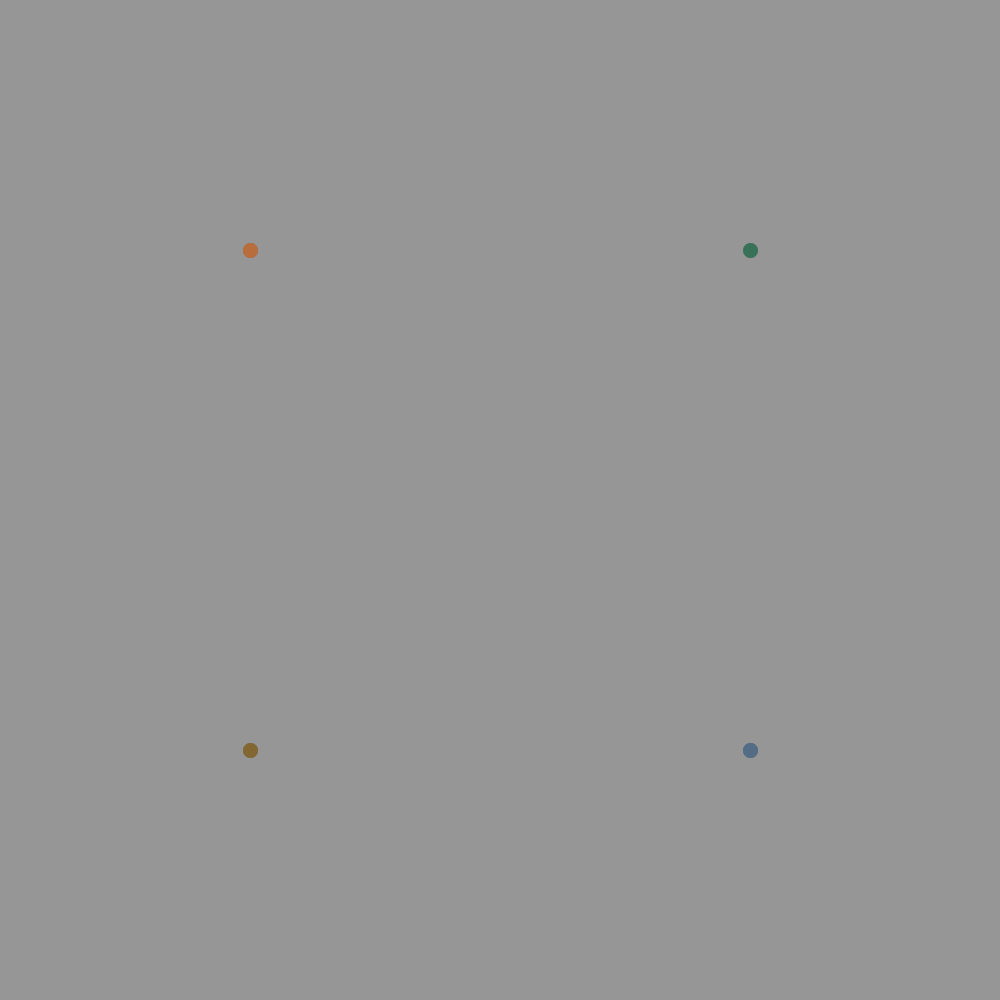
Frame 1 (no input)
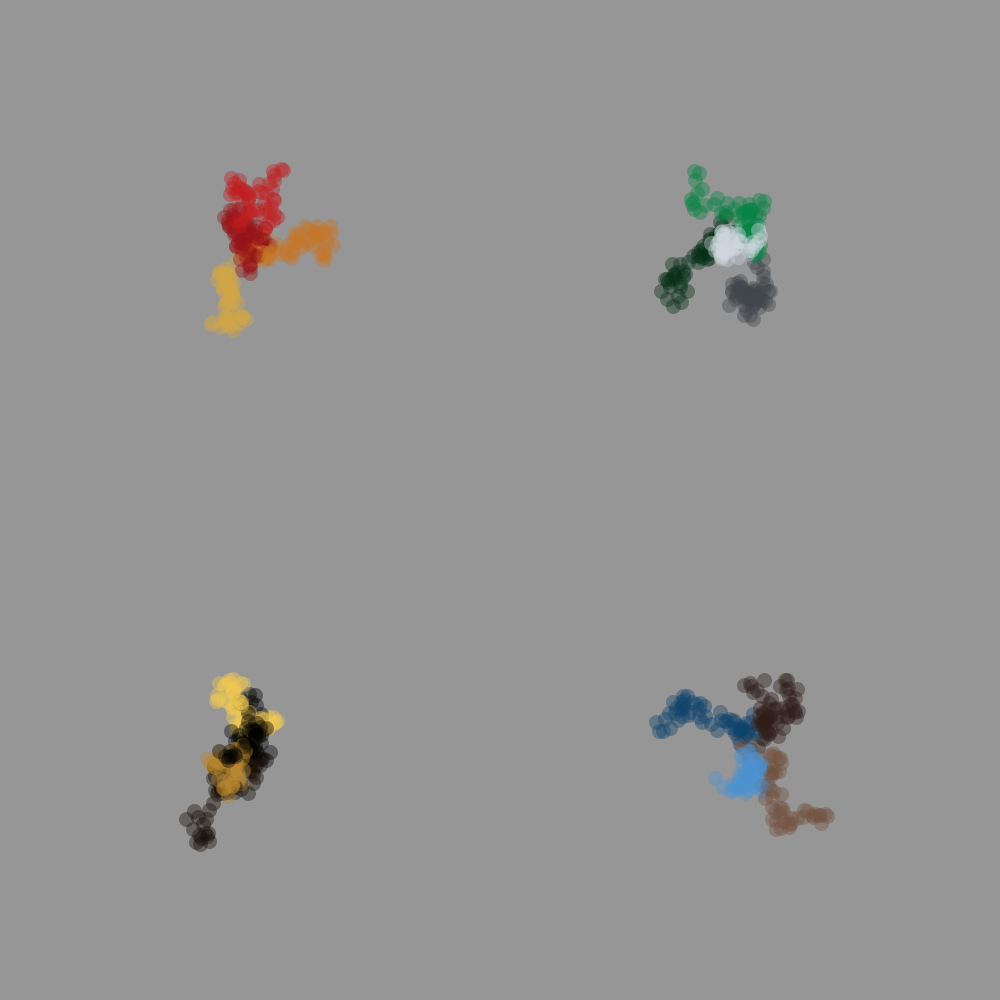
Frame 60 (the mouse pressed at the canvas centre just before this capture)
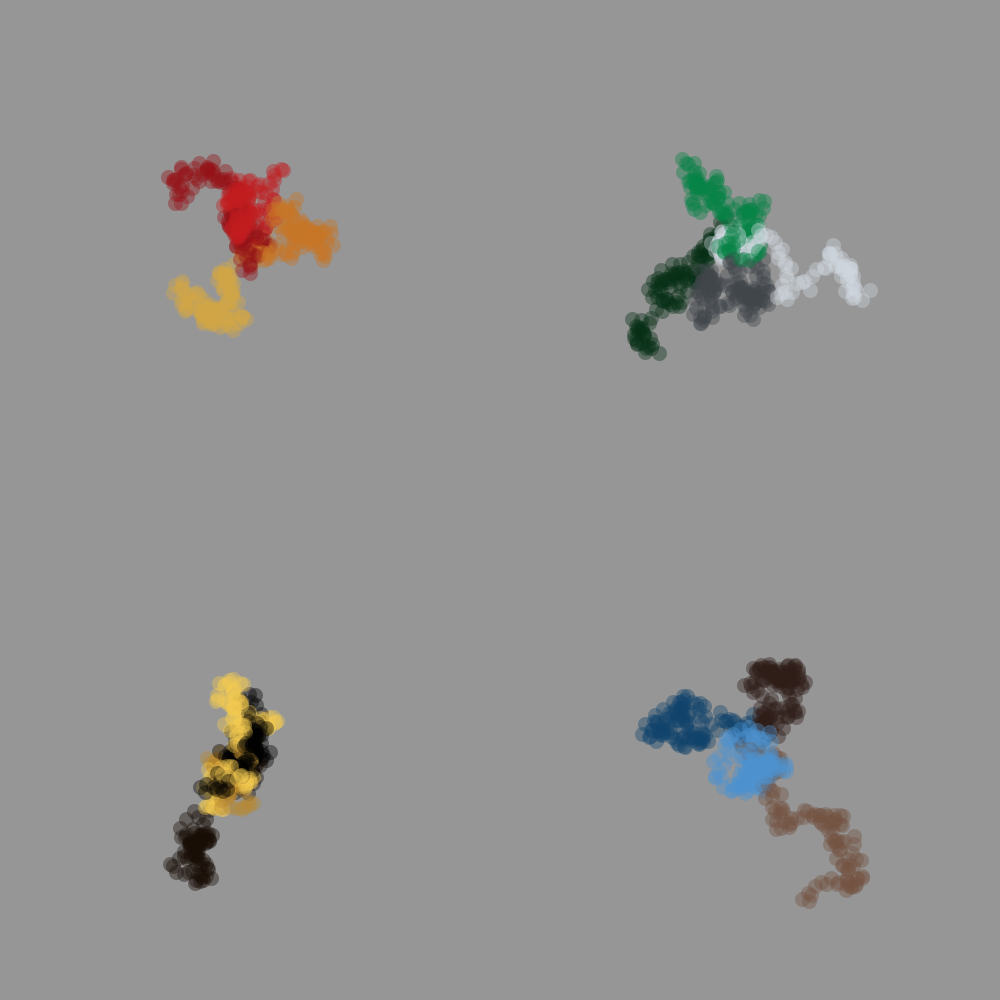
Frame 120 (the mouse held since frame 60 and released just before this capture)

The Processing sketch that drew these frames (run headless with seeded random() and noise(); from frame 60 on, the mouse is pressed at the canvas centre):

// Processing sketch: Putrino_Gio_Assignment_3
// ── Putrino_Gio_Assignment_3.pde
// gio putrino
// assignment 2
// 20 april 2020

float x1, y1, x2, y2, x3, y3, x4, y4; // position of quadrant 1 (Q1) points
float x5, y5, x6, y6, x7, y7, x8, y8; // position of quadrant 2 (Q2) points
float x9, y9, x10, y10, x11, y11, x12, y12; // position of quadrant 3 (Q3) points
float x13, y13, x14, y14, x15, y15, x16, y16; // position of quadrant 4 (Q4) points
float stepSizeX, stepSizeY; // establishes stepSize variables

void setup() {
  size(1000, 1000); // creates 1000x1000 window
  init(); // ca;; the "init" function
}

void draw() {

  Q1(); // call "Q1" function

  Q2(); // call "Q2" function

  Q3(); // call "Q3" function

  Q4(); // call "Q4" function

  interaction(); // call the "interaction" function

  //println(stepSizeY); //test to see if interaction is working, prints stepSizeY
  //println(stepSizeX); //test to see if interaction is working, prints stepSizeX
}

// ── Q1.pde
void Q1(){
  // draw point 1
  strokeWeight(15); // size of point
  stroke(195, 29, 31, 100); // color of point
  point(x1, y1); // draw point!

  x1 = x1 + random(-stepSizeX, stepSizeX); // add a random step to the x direction
  y1 = y1 + random(-stepSizeY, stepSizeY); // add a random step to the y direction

  if (x1 > width/2 || x1 < 0) { // reset location if we go off the screen
    x1 = random(0, width/2);
  }
  if (y1 > height/2 || y1 < 0) { // reset location if we go off the screen
    y1 = random(0, height/2);
  }

  //draw point 2
  strokeWeight(15); // size of point
  stroke(199, 118, 38, 100); // color of point
  point(x2, y2); // draw point!

  x2 = x2 + random(-stepSizeX, stepSizeX); // add a random step to the x direction
  y2 = y2 + random(-stepSizeY, stepSizeY); // add a random step to the y direction

  if (x2 > width/2 || x2 < 0) { // reset location if we go off the screen
    x2 = random(0, width/2);
  }
  if (y2 > height/2 || y2 < 0) { // reset location if we go off the screen
    y2 = random(0, height/2);
  }

  // draw point 3
  strokeWeight(15); // size of point
  stroke(149, 19, 23, 100); // color of point
  point(x3, y3); // draw point!

  x3 = x3 + random(-stepSizeX, stepSizeX); // add a random step to the x direction
  y3 = y3 + random(-stepSizeY, stepSizeY); // add a random step to the y direction

  if (x3 > width/2 || x3 < 0) { // reset location if we go off the screen
    x3 = random(0, width/2);
  }
  if (y3 > height/2 || y3 < 0) { // reset location if we go off the screen
    y3 = random(0, height/2);
  }

  //draw point 4
  strokeWeight(15); // size of point
  stroke(210, 166, 69, 100); // color of point
  point(x4, y4); // draw point!

  x4 = x4 + random(-stepSizeX, stepSizeX); // add a random step to the x direction
  y4 = y4 + random(-stepSizeY, stepSizeY); // add a random step to the y direction

  if (x4 > width/2 || x4 < 0) { // reset location if we go off the screen
    x4 = random(0, width/2);
  }
  if (y4 > height/2 || y4 < 0) { // reset location if we go off the screen
    y4 = random(0, height/2);
  }
}

// ── Q2.pde
void Q2(){
  // draw point 5
  strokeWeight(15); // size of point
  stroke(206, 213, 221, 100); // color of point
  point(x5, y5); // draw point!

  x5 = x5 + random(-stepSizeX, stepSizeX); // add a random step to the x direction
  y5 = y5 + random(-stepSizeY, stepSizeY); // add a random step to the y direction

  if (x5 > width || x5 < width/2) { // reset location if we go off the screen
    x5 = random(width/2, width);
  }
  if (y5 > height/2 || y5 < 0) { // reset location if we go off the screen
    y5 = random(0, height/2);
  }

  //draw point 6
  strokeWeight(15); // size of point
  stroke(5, 47, 20, 100); // color of point
  point(x6, y6); // draw point!

  x6 = x6 + random(-stepSizeX, stepSizeX); // add a random step to the x direction
  y6 = y6 + random(-stepSizeY, stepSizeY); // add a random step to the y direction

  if (x6 > width || x6 < width/2) { // reset location if we go off the screen
    x6 = random(width/2, width);
  }
  if (y6 > height/2 || y6 < 0) { // reset location if we go off the screen
    y6 = random(0, height/2);
  }

  // draw point 7
  strokeWeight(15); // size of point
  stroke(65, 70, 73, 100); // color of point
  point(x7, y7); // draw point!

  x7 = x7 + random(-stepSizeX, stepSizeX); // add a random step to the x direction
  y7 = y7 + random(-stepSizeY, stepSizeY); // add a random step to the y direction

  if (x7 > width || x7 < width/2) { // reset location if we go off the screen
    x7 = random(width/2, width);
  }
  if (y7 > height/2 || y7 < 0) { // reset location if we go off the screen
    y7 = random(0, height/2);
  }

  //draw point 4
  strokeWeight(15); // size of point
  stroke(5, 129, 69, 100); // color of point
  point(x8, y8); // draw point!

  x8 = x8 + random(-stepSizeX, stepSizeX); // add a random step to the x direction
  y8 = y8 + random(-stepSizeY, stepSizeY); // add a random step to the y direction

  if (x8 > width || x8 < width/2) { // reset location if we go off the screen
    x8 = random(width/2, width);
  }
  if (y8 > height/2 || y8 < 0) { // reset location if we go off the screen
    y8 = random(0, height/2);
  }
}

// ── Q3.pde
void Q3(){
  // draw point 9
  strokeWeight(15); // size of point
  stroke(45, 28, 22, 100); // color of point
  point(x9, y9); // draw point!

  x9 = x9 + random(-stepSizeX, stepSizeX); // add a random step to the x direction
  y9 = y9 + random(-stepSizeY, stepSizeY); // add a random step to the y direction

  if (x9 > width || x9 < width/2 ) { // reset location if we go off the screen
    x9 = random(width/2, width);
  }
  if (y9 > height || y9 < height/2) { // reset location if we go off the screen
    y9 = random(height/2, height);
  }

  // draw point 10
  strokeWeight(15); // size of point
  stroke(16, 67, 107, 100); // color of point
  point(x10, y10); // draw point!

  x10 = x10 + random(-stepSizeX, stepSizeX); // add a random step to the x direction
  y10 = y10 + random(-stepSizeY, stepSizeY); // add a random step to the y direction

  if (x10 > width || x10 < width/2 ) { // reset location if we go off the screen
    x10 = random(width/2, width);
  }
  if (y10 > height || y10 < height/2) { // reset location if we go off the screen
    y10 = random(height/2, height);
  }

  // draw point 11
  strokeWeight(15); // size of point
  stroke(114, 81, 64, 100); // color of point
  point(x11, y11); // draw point!

  x11 = x11 + random(-stepSizeX, stepSizeX); // add a random step to the x direction
  y11 = y11 + random(-stepSizeY, stepSizeY); // add a random step to the y direction

  if (x11 > width || x11 < width/2 ) { // reset location if we go off the screen
    x11 = random(width/2, width);
  }
  if (y11 > height || y11 < height/2) { // reset location if we go off the screen
    y11 = random(height/2, height);
  }

  // draw point 12
  strokeWeight(15); // size of point
  stroke(76, 146, 206, 100); // color of point
  point(x12, y12); // draw point!

  x12 = x12 + random(-stepSizeX, stepSizeX); // add a random step to the x direction
  y12 = y12 + random(-stepSizeY, stepSizeY); // add a random step to the y direction

  if (x12 > width || x12 < width/2 ) { // reset location if we go off the screen
    x12 = random(width/2, width);
  }
  if (y12 > height || y12 < height/2) { // reset location if we go off the screen
    y12 = random(height/2, height);
  }
}

// ── Q4.pde
void Q4(){
  // draw point 13
  strokeWeight(15); // size of point
  stroke(24, 14, 5, 100); // color of point
  point(x13, y13); // draw point!

  x13 = x13 + random(-stepSizeX, stepSizeX); // add a random step to the x direction
  y13 = y13 + random(-stepSizeY, stepSizeY); // add a random step to the y direction

  if (x13 > width/2 || x13 < 0 ) { // reset location if we go off the screen
    x13 = random(0, width/2);
  }
  if (y13 > height || y13 < height/2) { // reset location if we go off the screen
    y13 = random(height/2, height);
  }

  // draw point 14
  strokeWeight(15); // size of point
  stroke(241, 201, 78, 100); // color of point
  point(x14, y14); // draw point!

  x14 = x14 + random(-stepSizeX, stepSizeX); // add a random step to the x direction
  y14 = y14 + random(-stepSizeY, stepSizeY); // add a random step to the y direction

  if (x14 > width/2 || x14 < 0 ) { // reset location if we go off the screen
    x14 = random(0, width/2);
  }
  if (y14 > height || y14 < height/2) { // reset location if we go off the screen
    y14 = random(height/2, height);
  }

  // draw point 15
  strokeWeight(15); // size of point
  stroke(0, 100); // color of point
  point(x15, y15); // draw point!

  x15 = x15 + random(-stepSizeX, stepSizeX); // add a random step to the x direction
  y15 = y15 + random(-stepSizeY, stepSizeY); // add a random step to the y direction

  if (x15 > width/2 || x15 < 0 ) { // reset location if we go off the screen
    x15 = random(0, width/2);
  }
  if (y15 > height || y15 < height/2) { // reset location if we go off the screen
    y15 = random(height/2, height);
  }

  // draw point 16
  strokeWeight(15); // size of point
  stroke(183, 136, 46, 100); // color of point
  point(x16, y16); // draw point!

  x16 = x16 + random(-stepSizeX, stepSizeX); // add a random step to the x direction
  y16 = y16 + random(-stepSizeY, stepSizeY); // add a random step to the y direction

  if (x16 > width/2 || x16 < 0 ) { // reset location if we go off the screen
    x16 = random(0, width/2);
  }
  if (y16 > height || y16 < height/2) { // reset location if we go off the screen
    y16 = random(height/2, height);
  }
}

// ── init.pde
void init() {

  background(150); // midtone grey background

  // sets points 1-4 in center of Quadrant 1 (Q1)
  x1 = x2 = x3 = x4 = width/4;
  y1 = y2 = y3 = y4 = width/4; 

  // sets points 5-8 in the center of Quadrant 2 (Q2)
  x5 = x6 = x7 = x8 = 750;
  y5 = y6 = y7 = y8 = width/4;

  // sets points 9-12 in the center of Quadrant 3 (Q3)
  x9 = x10 = x11 = x12 = 750;
  y9 = y10 = y11 = y12 = 750;

  // sets points 13-16 in the center of Quadrant 4 (Q4)
  x13 = x14 = x15 = x16 = width/4;
  y13 = y14 = y15 = y16 = 750;
  
  stepSizeX = 10;
  stepSizeY = 10;
}

// ── interaction.pde
void interaction() {
  if (keyPressed) { // is a key pressed?
    if (key == CODED) { // is it a special "CODED" key?
      if (keyCode == UP) { // is the coded key the up arrow?
        stepSizeY = random(1, 20); // stepSizeY will change to a random number between 1 and 20
      }
      if (keyCode == DOWN) { // is the coded key the down arrow?
        stepSizeY = 10; // reverts stepSizeY to original setting
      }
      if (keyCode == LEFT) { // is the coded key the left arrow?
        stepSizeX = random(1, 20); // stepSizeX will change to a random number between 1 and 20
      }
      if (keyCode == RIGHT) { // is the coded key the right arrow?
        stepSizeX = 10; // reverts stepSizeX to original setting
      }
    }
  }
}
